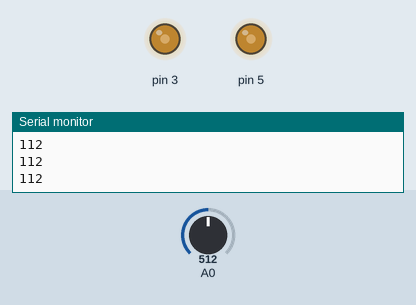
Bench run of a sketch on a simulated Arduino Uno, built with avr-gcc and run on an emulated ATmega328P. Shown: output pins drawn as LEDs (lit = HIGH), the last lines printed to the serial monitor. The inputs (shaded band) are chosen by the test bench; at power-on: A0 = 512.

Above: at 1.2 s.
1.3 s: A0 set to 716
At 1.9 s:
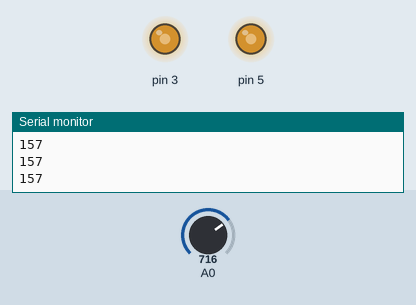
2.8 s: A0 set to 900
At 3.1 s:
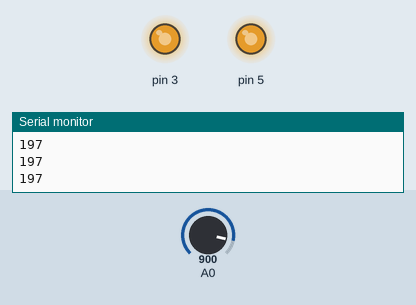
4.3 s: A0 set to 122
At 5.5 s:
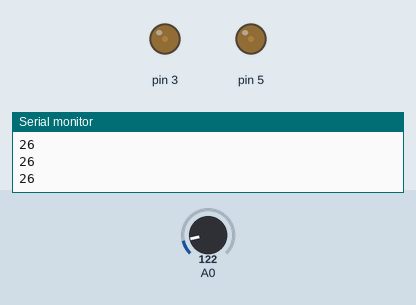
5.8 s: A0 set to 0
At 6.4 s:
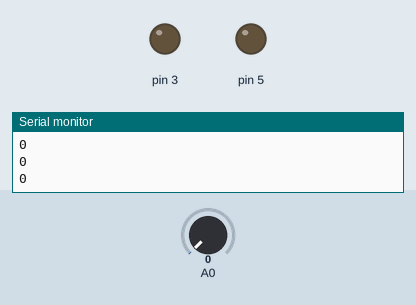
7.3 s: A0 set to 511
At 8.7 s:
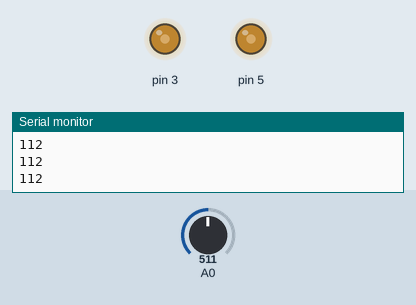
Timing chart, 0 to 9.8 s (numbered marks = the images above; inputs shaded):
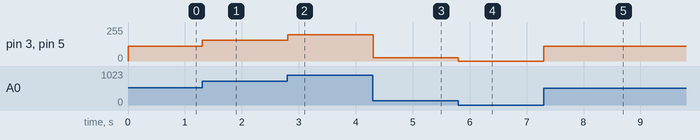

The sketch:

Code.ino
```cpp
int x , y ;
void setup() {
   Serial.begin(9600);
   pinMode(3 , OUTPUT);
   pinMode(A0 , INPUT);
   pinMode(5 , OUTPUT);
  }

void loop()
{
  x = analogRead(A0);
  y = map(x ,0 , 1023 , 0 , 225);
  Serial.println(y);

  analogWrite(3,y);
  analogWrite(5,y);
  delay(10);
}
```

Measured:
- after the input at 1.3 s, pin 3, pin 5: 112/255 → 157/255 at once
- after the input at 2.8 s, pin 3, pin 5: 157/255 → 197/255 at once
- after the input at 4.3 s, pin 3, pin 5: 197/255 → 26/255 at once
- after the input at 5.8 s, pin 3, pin 5: 26/255 → 0/255 at once
- after the input at 7.3 s, pin 3, pin 5: 0/255 → 112/255 at once
